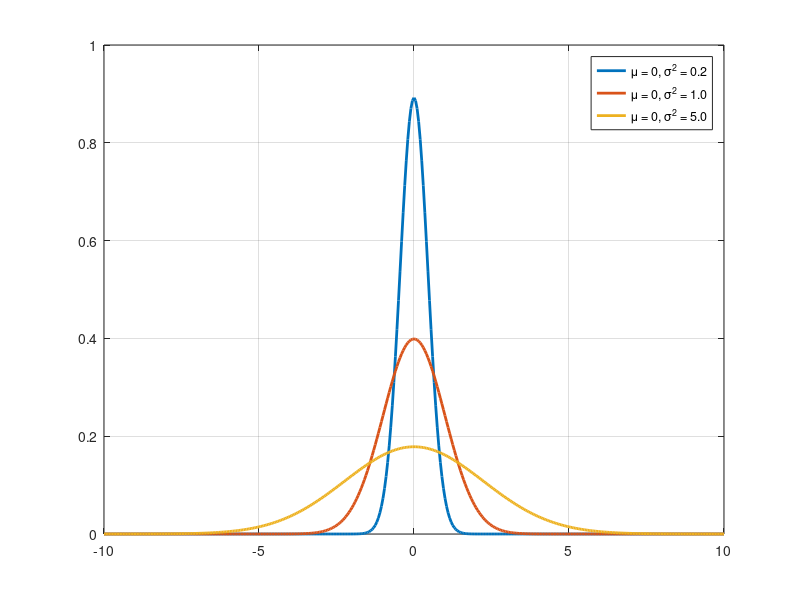

Write MATLAB code to recreate this figure.
clc;clear;close all

x = -10:0.05:10;

mu = 0;sigma = sqrt(0.2);
a = 1/(sigma * sqrt(2 * pi));b = mu;c = sigma;
y1 = a*exp(-(x-b).^2/(2* c^2));

mu = 0;sigma = sqrt(1.0);
a = 1/(sigma * sqrt(2 * pi));b = mu;c = sigma;
y2 = a*exp(-(x-b).^2/(2* c^2));

mu = 0;sigma = sqrt(5.0);
a = 1/(sigma * sqrt(2 * pi));b = mu;c = sigma;
y3 = a*exp(-(x-b).^2/(2* c^2));

figure
plot(x,[y1; y2; y3],'linewidth',2);
legend('\mu = 0, \sigma^2 = 0.2','\mu = 0, \sigma^2 = 1.0','\mu = 0, \sigma^2 = 5.0')
grid on